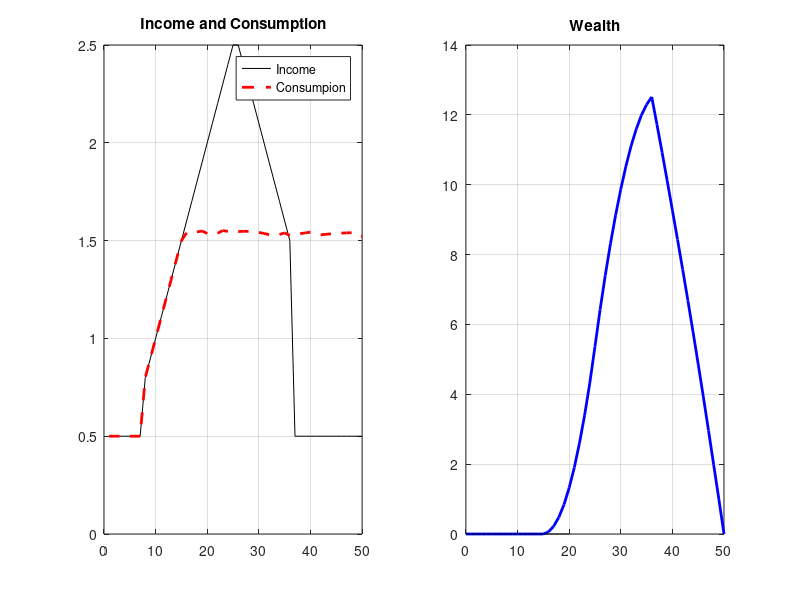
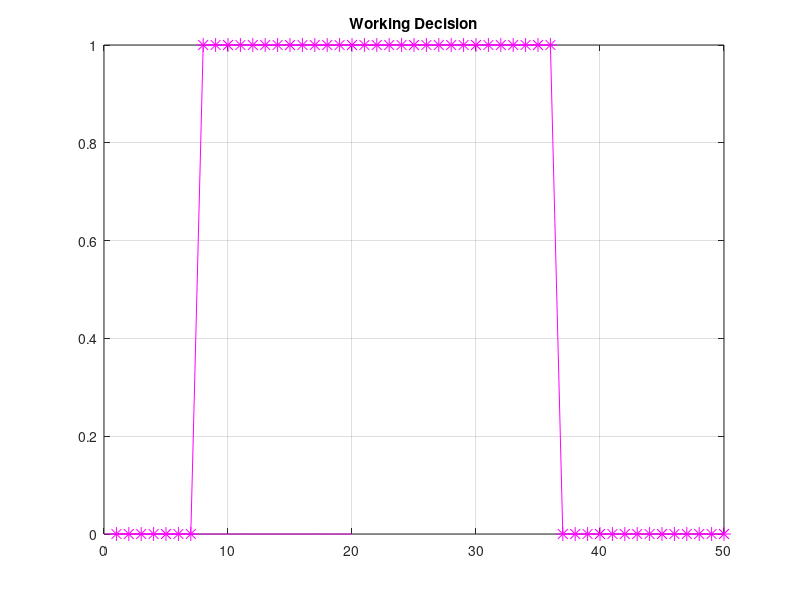

Source code (MATLAB) for these figures, in order:
% The University of Chicago
% Spring 2022
% ECMA 33620 Intro to Heterogeneous Agent Macroeconomics
% Instructor: Prof. Greg Kaplan

% Problem Set 1
% Part 3
% Chongyu Fang

clear;
close all;

%% PARAMETERS

% horizon
T = 50;

% preferences
risk_aver   = 1.5;
beta        = 0.98;
Phi         = 0.5;

% returns
r           = 0.02;
%r           = 0.01;
R = 1+ r;

% wage
wage = zeros(T,1);
wage(1:25) = (1:1:25);
wage(26:50) = (25:-1:1);
wage = wage./10;
%wage = wage.*(1-0.4)./10;

% unemployment benefits
benefit = 0.5;
%benefit = 0.1;

% asset grids
na          = 1000;
% Set this with caution, if too low, wealth is bounded, consumption would be weird
amax        = 20; % upper limit of asset on asset grid
borrow_lim  = 0;
%borrow_lim  = -0.10;
agrid_par   = 1; %1 for linear, 0 for L-shaped


%% OPTIONS
Display     = 1;
DoSimulate  = 1;
MakePlots   = 1;

%% SET UP GRIDS

% assets
agrid = linspace(0,1,na)';
agrid = agrid.^(1./agrid_par);
agrid = borrow_lim + (amax-borrow_lim).*agrid;

% put explicit point at a=0
[aclose,idx] = min(abs(agrid-0)); % set the smallest grid to zero
agrid(idx) = 0;

%% UTILITY FUNCTION

if risk_aver==1
    u = @(c)log(c);
else    
    u = @(c)(c.^(1-risk_aver)-1)./(1-risk_aver);
end    

u1 = @(c) c.^(-risk_aver);

%% INITIALIZE ARRAYS
V = zeros(na,T); % Value function
con = zeros(na,T); % Consumption Policy Function c(a)
sav = zeros(na,T); % Saving Policy Function a'(a)
savind = zeros(na,T); % The index of a' on grid
h = zeros(na,T); % Optimal working decision h

%% DECISIONS AT t=T
savind(:,T) = find(agrid==0);
sav(:,T) = 0; % At t=T trivially do not save
h(:,T) = 0; % At t=T trivially do not work
con(:,T) = R.*agrid + wage(T).*h(:,T) + benefit.*(1-h(:,T)) - sav(:,T);
V(:,T) = u( max(con(:,T),1.0e-10));


%% SOlVE VALUE FUNCTION BACKWARD

for it = T-1:-1:1
    if Display >=1 
        disp(['Solving at age: ' int2str(it)]);
    end
    
    
    % loop over assets
    for ia = 1:na
        
        % optimal working decision
        cash_work = R.*agrid(ia) + wage(it);
        Vchoice_work = u(max(cash_work-agrid,1.0e-10)) - Phi + beta.*V(:,it+1);
        cash_notwork = R.*agrid(ia) + benefit;
        Vchoice_notwork = u(max(cash_notwork-agrid,1.0e-10)) + beta.*V(:,it+1);

        if max(Vchoice_work) >= max(Vchoice_notwork) % compare value between work/not work
            [V(ia,it),savind(ia,it)] = max(Vchoice_work);
            h(ia,it) = 1;
            cash = cash_work;

        else
            [V(ia,it),savind(ia,it)] = max(Vchoice_notwork);
            h(ia,it) = 0;
            cash = cash_notwork;
        end

        sav(ia,it) = agrid(savind(ia,it));
        con(ia,it) = cash - sav(ia,it);
    end
    
end


%% SIMULATE
% Since we derived c(a), a'(a), h(a), we can sumulate consumption, wealth,
% work decidon path now
if DoSimulate ==1
    aindsim = zeros(T+1,1); % asset index simulation
    
    % initial assets: uniform on [borrow_lim, amax]    
    ainitial = 0; % endowment asset a0 = 0 given
    
    % get the asset index on the grid with the asset being
    % the nearest to 0 on the grid;
    aindsim(1) = interp1(agrid,[1:na]',ainitial,'nearest');
        
    % simulate forward
    for it = 1:T
        disp([' Simulating, time period ' int2str(it)]);

        % asset choice
        aindsim(it+1) = savind(aindsim(it),it);
    end
    
    % assign actual asset, income and work values;
    asim = agrid(aindsim);
    hsim = zeros(T,1);
    y = zeros(T,1);
    for ih = 1:T
        hsim(ih) = h(aindsim(ih),ih);
        y(ih)= wage(ih).*hsim(ih) + benefit.*(1-hsim(ih));
    end
    csim = R.*asim(1:T) + y - asim(2:T+1);
end


%% MAKE PLOTS
if MakePlots ==1 
    figure(1);
    
    % consumption and income path
    subplot(1,2,1);
    plot([1:50]',y,'k-',[1:50]',csim,'r--','LineWidth',2);
    grid;
    title('Income and Consumption');
    legend('Income','Consumpion');
    ylim([0,2.5]);

    % wealth path function
    subplot(1,2,2);
    plot([0:50]',asim,'b-','LineWidth',2);
    hold on;
    plot(agrid,zeros(na,1),'k','LineWidth',0.5);
    hold off;
    grid;
    title('Wealth');

    figure(2);

    % optimal working decision path
    plot([1:50]',hsim,'-m*', 'MarkerSize',10);
    hold on; 
    plot(agrid,zeros(na,1),'m','LineWidth',0.5);
    hold off;
    grid;
    title('Working Decision');
        

end
